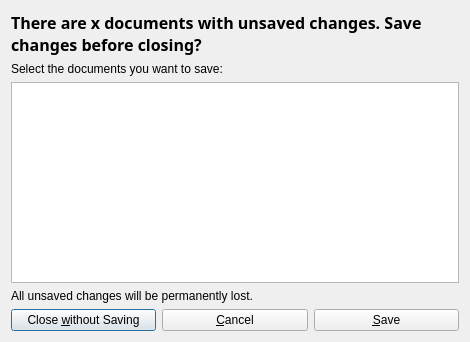
<?xml version="1.0" encoding="UTF-8"?>
<ui version="4.0">
 <class>SaveFiles</class>
 <widget class="QDialog" name="SaveFiles">
  <property name="geometry">
   <rect>
    <x>0</x>
    <y>0</y>
    <width>470</width>
    <height>342</height>
   </rect>
  </property>
  <property name="windowTitle">
   <string>SaveFiles</string>
  </property>
  <layout class="QHBoxLayout" name="horizontalLayout_2">
   <item>
    <layout class="QVBoxLayout" name="verticalLayout_2">
     <item>
      <layout class="QVBoxLayout" name="verticalLayout">
       <item>
        <widget class="QLabel" name="warnLabel">
         <property name="font">
          <font>
           <family>Sans Serif</family>
           <pointsize>12</pointsize>
           <weight>75</weight>
           <bold>true</bold>
          </font>
         </property>
         <property name="text">
          <string>There are x documents with unsaved changes. Save changes before closing?</string>
         </property>
         <property name="wordWrap">
          <bool>true</bool>
         </property>
        </widget>
       </item>
       <item>
        <widget class="QLabel" name="selectLabel">
         <property name="text">
          <string>Select the documents you want to save:</string>
         </property>
        </widget>
       </item>
       <item>
        <widget class="QTableView" name="fileTable"/>
       </item>
       <item>
        <widget class="QLabel" name="lostLabel">
         <property name="text">
          <string>All unsaved changes will be permanently lost.</string>
         </property>
        </widget>
       </item>
      </layout>
     </item>
     <item>
      <layout class="QHBoxLayout" name="horizontalLayout">
       <item>
        <widget class="QPushButton" name="closeWithoutSaveButton">
         <property name="text">
          <string>Close &amp;without Saving</string>
         </property>
        </widget>
       </item>
       <item>
        <widget class="QPushButton" name="cancelButton">
         <property name="text">
          <string>&amp;Cancel</string>
         </property>
        </widget>
       </item>
       <item>
        <widget class="QPushButton" name="saveButton">
         <property name="text">
          <string>&amp;Save</string>
         </property>
        </widget>
       </item>
      </layout>
     </item>
    </layout>
   </item>
  </layout>
 </widget>
 <layoutdefault spacing="6" margin="11"/>
 <resources/>
 <connections/>
</ui>
